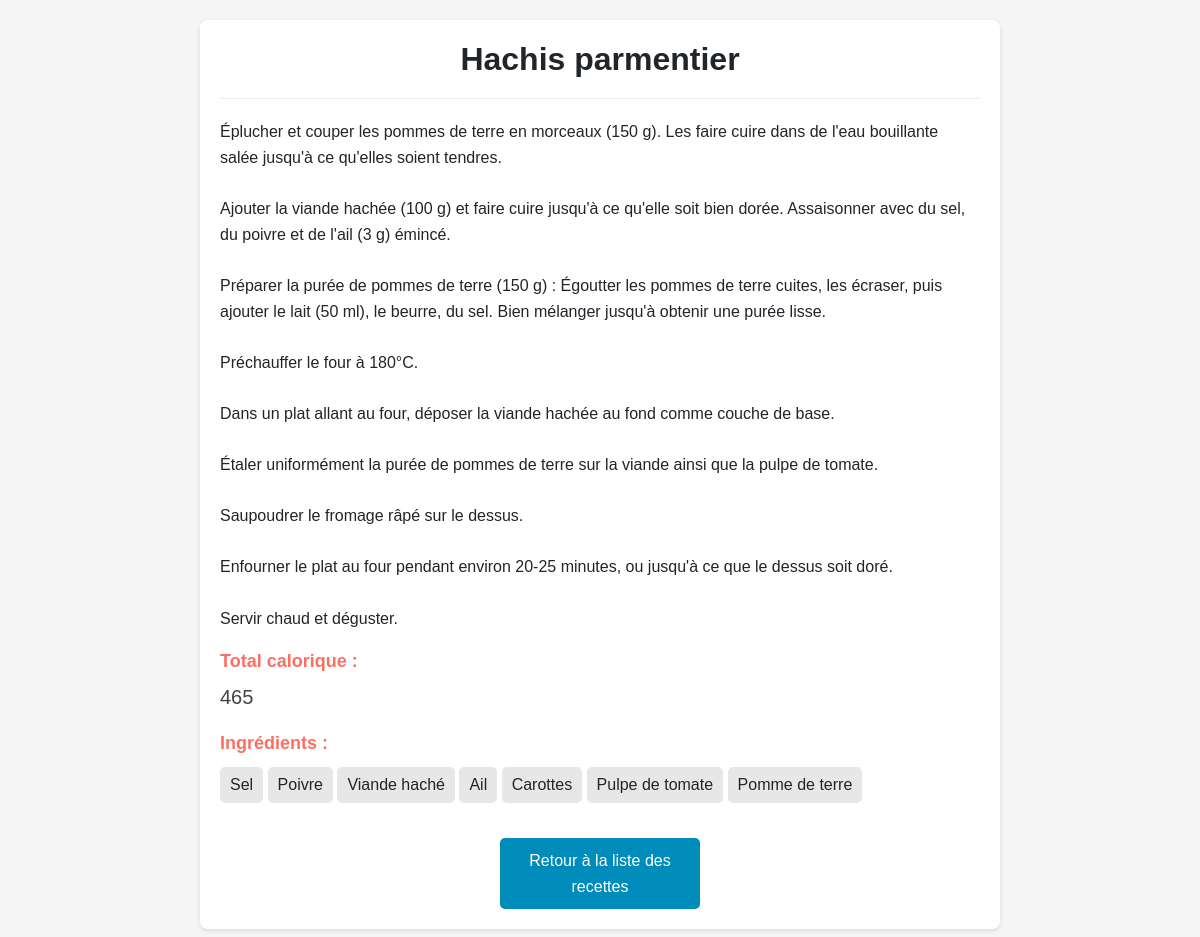
/recettes/lire/hachis-parmentier, run on the app's committed database.
### tables this page shows
CREATE TABLE IF NOT EXISTS `recettes` (
  `id_Recettes` int NOT NULL AUTO_INCREMENT,
  `Titre` varchar(45) DEFAULT NULL,
  `Instructions` varchar(2500) DEFAULT NULL,
  `Total_Calorique` int DEFAULT NULL,
  `slug` varchar(100) DEFAULT NULL,
  `Prix` int NOT NULL,
  PRIMARY KEY (`id_Recettes`)
);

CREATE TABLE IF NOT EXISTS `recettes_has_ingredients` (
  `Recettes_id_Recettes` int NOT NULL,
  `Ingredients_id_Ingredients` int NOT NULL,
  PRIMARY KEY (`Recettes_id_Recettes`,`Ingredients_id_Ingredients`),
  KEY `fk_Recettes_has_Ingredients_Ingredients1_idx` (`Ingredients_id_Ingredients`),
  KEY `fk_Recettes_has_Ingredients_Recettes_idx` (`Recettes_id_Recettes`)
);

CREATE TABLE IF NOT EXISTS `ingredients` (
  `id_Ingredients` int NOT NULL,
  `Nom_Ingredients` varchar(45) DEFAULT NULL,
  `Apport_Calorique` int DEFAULT NULL,
  `Prix` int NOT NULL,
  PRIMARY KEY (`id_Ingredients`)
);

### app/Controller.php (called while the page is built, shortened)
<?php
abstract class Controller {
    public function render(string $fichier, array $data = []) {
        extract($data);
        require_once(ROOT . 'views/' . strtolower(str_replace("Controller", "", basename(str_replace('\\', '/', get_class($this))))) . '/' . $fichier . '.php');
        require_once(ROOT . 'views/layout/default.php');
    }
}
?>

### controllers/Recettes.php (called while the page is built, shortened)
<?php
class Recettes extends \app\Controller
{
    public function lire(string $slug)
    {
        $recettes = $this->Recettes->findBySlug($slug);
        $ingredients = $this->Recettes->getAllRecette();
        $this->render('lire', compact('recettes', 'ingredients'));
    }
}
?>

### Models/Recettes.php (called while the page is built, shortened)
<?php
class Recettes extends \app\Model{
    public function __construct()
    {
        $this->table = "recettes";
    }
    public function findBySlug(string $slug)
    {
        $sql = "SELECT * FROM " . $this->table . " INNER JOIN recettes_has_ingredients ON id_Recettes = Recettes_Id_Recettes INNER JOIN ingredients ON id_Ingredients = Ingredients_Id_Ingredients WHERE slug='" . $slug . "'";
        $query = $this->_connexion->query($sql);
        return $query->fetch_assoc();
    }
}
?>

### app/Model.php (called while the page is built, shortened)
<?php
abstract class Model{
    private $host = "localhost";
    private $db_name = "devoirrecette";
    private $username = "root";
    private $password = "";
    protected $_connexion;
    public function getConnection(){
        $this->_connexion = null;
        try{
            $this->_connexion = new \mysqli($this->host, $this->username, $this->password, $this->db_name);
            $this->_connexion->set_charset("utf8");
        }catch(\mysqli_sql_exception $exception){
            echo "Erreur de connexion : " . $exception->getMessage();
        }
    }
    public function getAllRecette(){
        $sql = "SELECT * FROM recettes_has_ingredients AS ir JOIN ingredients AS i ON ir.Ingredients_id_Ingredients = i.id_Ingredients JOIN recettes AS r ON ir.Recettes_id_Recettes = r.id_Recettes";
        $query = $this->_connexion->query($sql);
        return $query->fetch_all(MYSQLI_ASSOC);
    }
}
?>

### views/recettes/lire.php (the view, shortened to what this page needs)
<div class="recipe-container">
    <h2 class="recipe-title"><?= $recettes['Titre'] ?></h2>
    <div class="recipe-instructions">
        <p><?= nl2br($recettes['Instructions']) ?></p>
    </div>
    <div class="recipe-details">
        <h3 class="total-calories-title">Total calorique :</h3>
        <p class="total-calories"><?= $recettes['Total_Calorique'] ?></p>
    </div>
    <div class="recipe-ingredients">
        <h3>Ingrédients :</h3>
        <ul>
            <?php foreach($ingredients as $ingredient): ?>
                <?php if ($ingredient['id_Recettes'] == $recettes['id_Recettes']): ?>
                    <li><?= $ingredient['Nom_Ingredients'] ?></li>
                <?php endif; ?>
            <?php endforeach ?>
        </ul>
    </div>
    <a href="/recettes" class="back-link">Retour à la liste des recettes</a>
</div>

### views/recettes/lire.php (style rules this page uses)
body { font-family: 'Arial', sans-serif; background-color: #f5f5f5; line-height: 1.6; padding: 20px; }
.recipe-container { max-width: 800px; margin: auto; background: white; padding: 20px; border-radius: 8px; box-shadow: 0 2px 4px rgba(0, 0, 0, 0.1); }
.recipe-title { font-weight: bold; text-align: center; margin: 0 0 20px; }
.recipe-instructions { font-size: 16px; border-top: 1px solid #eee; padding-top: 20px; }
.recipe-details, .recipe-ingredients { margin-top: 20px; }
.total-calories-title, .recipe-ingredients h3 { font-size: 18px; font-weight: bold; color: #ff6f61; }
.total-calories { font-size: 20px; color: #444; }
.recipe-ingredients ul { padding: 0; }
.recipe-ingredients li { background-color: #e7e7e7; border-radius: 5px; padding: 5px 10px; margin: 5px 0; display: inline-block; }
.back-link { display: block; width: 200px; margin: 30px auto 0; text-align: center; padding: 10px; background-color: #008CBA; color: #fff; border-radius: 5px; }

### data on the page
recettes: Titre "Hachis parmentier", Instructions "Éplucher et couper les pommes de terre en morceaux (150 g). Les faire cuire dans de l'eau bouillante salée jusqu'à ce qu'elles soient tendres. Ajouter la viande hachée (100 g) et faire cuire jusqu'à ce qu'elle soit bien dorée. Assaisonner avec du sel, du poivre et de l'ail (3 g) émincé. Préparer la purée de pommes de terre (150 g) : Égoutter les pommes de terre cuites, les écraser, puis ajouter le lait (50 ml), le beurre, du sel. Bien mélanger jusqu'à obtenir une purée lisse. Préchauffer le four à 180°C. Dans un plat allant au four, déposer la viande hachée au fond comme couche de base. Étaler uniformément la purée de pommes de terre sur la viande ainsi que la pulpe de tomate. Saupoudrer le…", Total_Calorique "465"
recettes_has_ingredients: Ingredients_id_Ingredients.Nom_Ingredients "Sel"
recettes_has_ingredients: Ingredients_id_Ingredients.Nom_Ingredients "Poivre"
recettes_has_ingredients: Ingredients_id_Ingredients.Nom_Ingredients "Viande haché"
recettes_has_ingredients: Ingredients_id_Ingredients.Nom_Ingredients "Ail"
recettes_has_ingredients: Ingredients_id_Ingredients.Nom_Ingredients "Carottes"
recettes_has_ingredients: Ingredients_id_Ingredients.Nom_Ingredients "Pulpe de tomate"
recettes_has_ingredients: Ingredients_id_Ingredients.Nom_Ingredients "Pomme de terre"
